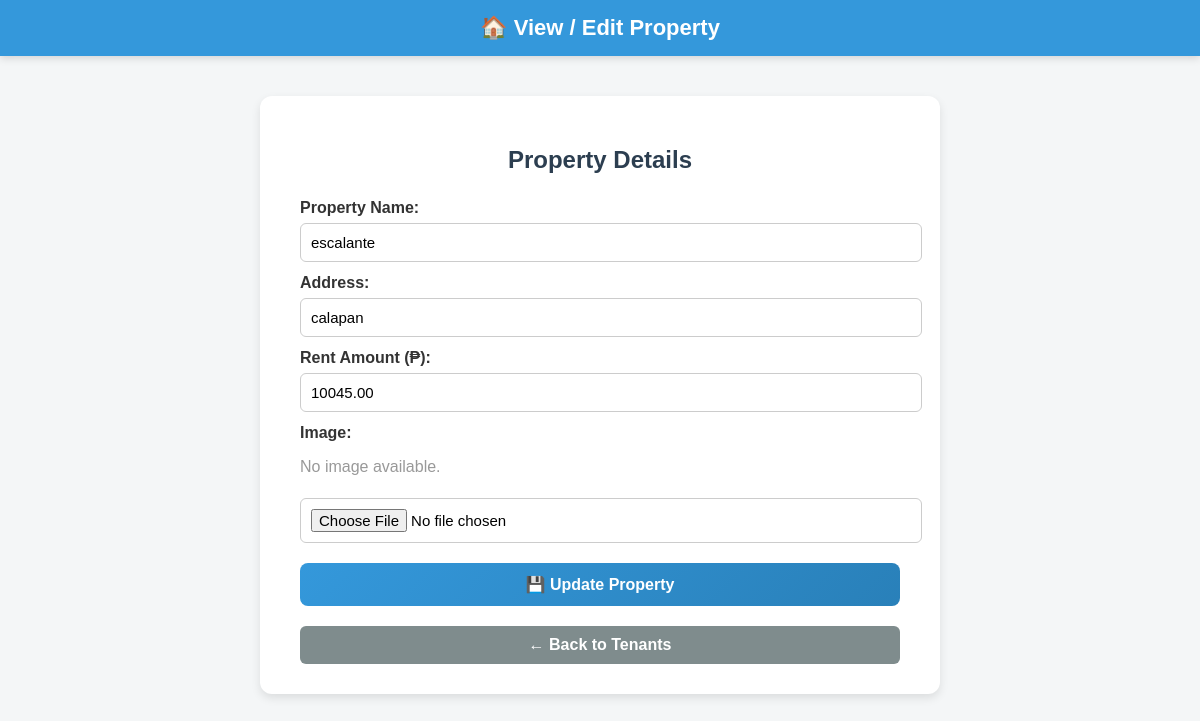
Screenshot of /Api/properties/view.php?id=3 (signed in) with the database file from the repository.
### tables this page shows
CREATE TABLE `property` (
  `property_id` int NOT NULL,
  `address` varchar(150) NOT NULL,
  `rent_amount` decimal(10,2) NOT NULL,
  `tenant_id` int DEFAULT NULL,
  `property` varchar(255) DEFAULT NULL
);

### api/properties/view.php (the view, shortened to what this page needs)
<?php
require '../../db.php';
$id = (int)($_GET['id'] ?? 0);
$prop = null;
if ($id > 0) {
    $stmt = $pdo->prepare("SELECT * FROM property WHERE property_id = ?");
    $stmt->execute([$id]);
    $prop = $stmt->fetch(PDO::FETCH_ASSOC);
} else {
    $message = "❌ Invalid property ID.";
}
?>
<!doctype html>
<html lang="en">
<head>
</head>
<body>
<div class="header">🏠 View / Edit Property</div>
<div class="container">
    <h2>Property Details</h2>
    <?php if ($prop): ?>
        <form method="POST" enctype="multipart/form-data">
            <label>Property Name:</label>
            <input type="text" name="property" value="<?= htmlspecialchars($prop['property']) ?>" required>
            <label>Address:</label>
            <input type="text" name="address" value="<?= htmlspecialchars($prop['address']) ?>" required>
            <label>Rent Amount (₱):</label>
            <input type="number" step="0.01" name="rent" value="<?= htmlspecialchars($prop['rent_amount']) ?>" required>
            <label>Image:</label>
            <?php if (!empty($prop['image']) && file_exists('../../' . $prop['image'])): ?>
                <img src="../../<?= htmlspecialchars($prop['image']) ?>" alt="Property Image" class="preview">
            <?php else: ?>
                <p style="color:#999;">No image available.</p>
            <?php endif; ?>
            <input type="file" name="image" accept="image/*">
            <button type="submit">💾 Update Property</button>
            <a href="../../Admin/tenants.php" class="back">← Back to Tenants</a>
        </form>
    <?php else: ?>
        <p style="text-align:center;color:#888;">No property data available.</p>
    <?php endif; ?>
</div>
</body>
</html>

### api/properties/view.php (style rules this page uses)
body { font-family: 'Poppins', sans-serif; background: #f4f6f7; margin: 0; padding: 0; }
.header { background: #3498db; color: white; padding: 15px; text-align: center; font-size: 22px; font-weight: 600; box-shadow: 0 2px 8px rgba(0,0,0,0.15); }
.container { max-width: 600px; background: #fff; margin: 40px auto; padding: 30px 40px; border-radius: 12px; box-shadow: 0 4px 10px rgba(0,0,0,0.1); }
h2 { text-align: center; color: #2c3e50; margin-bottom: 25px; }
label { font-weight: 600; color: #333; display: block; margin-top: 12px; }
input[type="text"], input[type="number"], input[type="file"] { width: 100%; padding: 10px; margin-top: 6px; border: 1px solid #ccc; border-radius: 6px; font-size: 15px; transition: 0.2s; }
button { width: 100%; margin-top: 20px; padding: 12px; background: linear-gradient(135deg, #3498db, #2980b9); color: white; font-size: 16px; font-weight: bold; border: none; border-radius: 8px; cursor: pointer; transition: all 0.3s ease; }
a.back { display: block; text-align: center; margin-top: 20px; background: #7f8c8d; color: white; text-decoration: none; padding: 10px; border-radius: 6px; font-weight: 600; transition: 0.3s; }

### rows the page displays
property: property "escalante", address "calapan", rent "10045.00"
